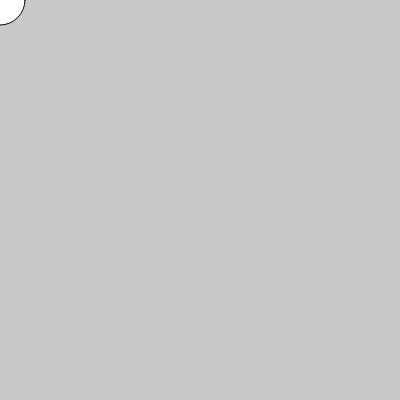
Frame 1 (no input)
Frame 60 (no input): identical to frame 1, image omitted
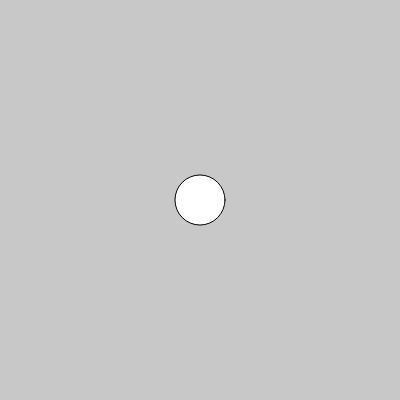
Frame 120 (the mouse pressed at the canvas centre since frame 60)

The p5.js sketch that drew these frames (run headless with seeded random() and noise() and a simulated clock; from frame 60 on, the mouse is pressed at the canvas centre):

// p5.js sketch
// ── sketch.js
function setup() {
  createCanvas(400, 400);
}

function draw() {
  background(200);
  ellipse(mouseX, mouseY, 50, 50);
}
